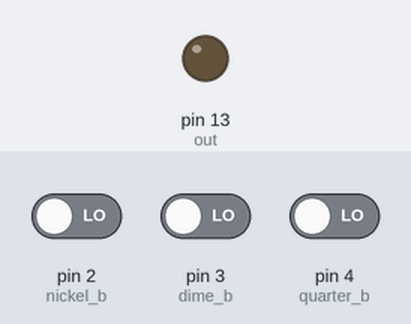
A sketch run on a simulated Arduino Uno, built with avr-gcc and run on an emulated ATmega328P. Shown: output pins drawn as LEDs (lit = HIGH). The inputs (shaded band) are chosen by the test bench; at power-on: pin 2 (nickel_b) LOW, pin 3 (dime_b) LOW, pin 4 (quarter_b) LOW.

Above: at 1.2 s.
1.3 s: pin 2 (nickel_b) driven HIGH
At 2.1 s:
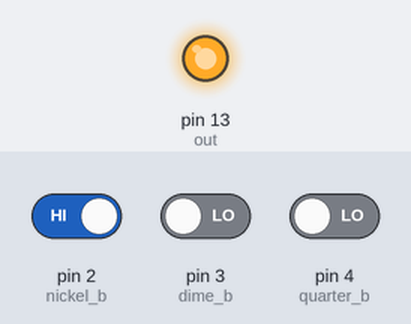
Timing chart, 0 to 4.3 s (numbered marks = the images above; inputs shaded):
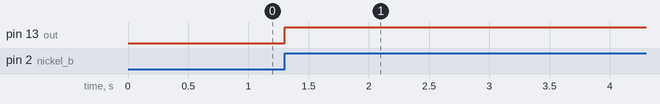

Measured:
- after the input at 1.3 s, pin 13 (out): LOW → HIGH at once

The sketch:

gumball_arduino.ino
```cpp
#include<stdio.h>
struct inputs{
  int nickel;
  int dime;
  int quarter;};
struct outputs{
  int sum;
  int vend;};

void generateInputs(struct inputs *in);
void nextState(struct inputs *in1, struct outputs *out1);
void print(struct outputs *out2);
int clk=0;
const int nickel_b=2;
const int dime_b=3;
const int quarter_b=4;
const int out=13;
void setup()
{
  pinMode(nickel_b, INPUT);
  pinMode(dime_b,INPUT);
  pinMode(quarter_b,INPUT);
  pinMode(out,OUTPUT);
}

void loop() {
  struct inputs input;
  struct outputs output;
  generateInputs(&input);
  /*input.nickel=DigitalRead(nickel_b);
  input.dime=DigitalRead(dime_b);
  input.quarter=DigitalRead(quarter_b);*/
  nextState(&input,&output);
  printfunc(&output);

}
void generateInputs(struct inputs *in)
{

    in->nickel=digitalRead(nickel_b);
    in->dime=digitalRead(dime_b);
    in->quarter=digitalRead(quarter_b);
}
void nextState(struct inputs *in1, struct outputs *out1)
{
  static int ps=0;
  static int ns=0;
  ps=ns;
  out1->sum=ps;
  out1->vend=0;
  switch(ps)
  {
    case 0:if(in1->nickel==1)
             ns=5;
           else if(in1->dime==1)
             ns=10;
           else if(in1->quarter==1)
             ns=25;
           else
        ns=0;
           break;
    case 5:if(in1->nickel==1)
             ns=10;
           else if(in1->dime==1)
             ns=15;
           else if(in1->quarter==1)
             ns=30;
           else
       ns=5;
           break;
    case 10:if(in1->nickel==1)
             ns=15;
           else if(in1->dime==1)
             ns=20;
           else if(in1->quarter==1)
             ns=30;
           else
       ns=10;
           break;
    case 15:if(in1->nickel==1)
             ns=20;
           else if(in1->dime==1)
             ns=25;
           else if(in1->quarter==1)
             ns=30;
           else
       ns=15;
           break;
    case 20:if(in1->nickel==1)
             ns=25;
           else if(in1->dime==1)
             ns=30;
           else if(in1->quarter==1)
             ns=35;
           else
       ns=20;
           break;
    case 25:if(in1->nickel==1)
             ns=30;
           else if(in1->dime==1)
             ns=30;
           else if(in1->quarter==1)
             ns=30;
           else
       ns=25;
           break;
    case 30:ns=100;
            break;
    case 100:ns=0;
             out1->vend=1;
             digitalWrite(out,HIGH);
             break;

  }
}
void printfunc(struct outputs *out2)
{
  printf("sum=%d\n",out2->sum);
  printf("vend=%d\n",out2->vend);
}
```
